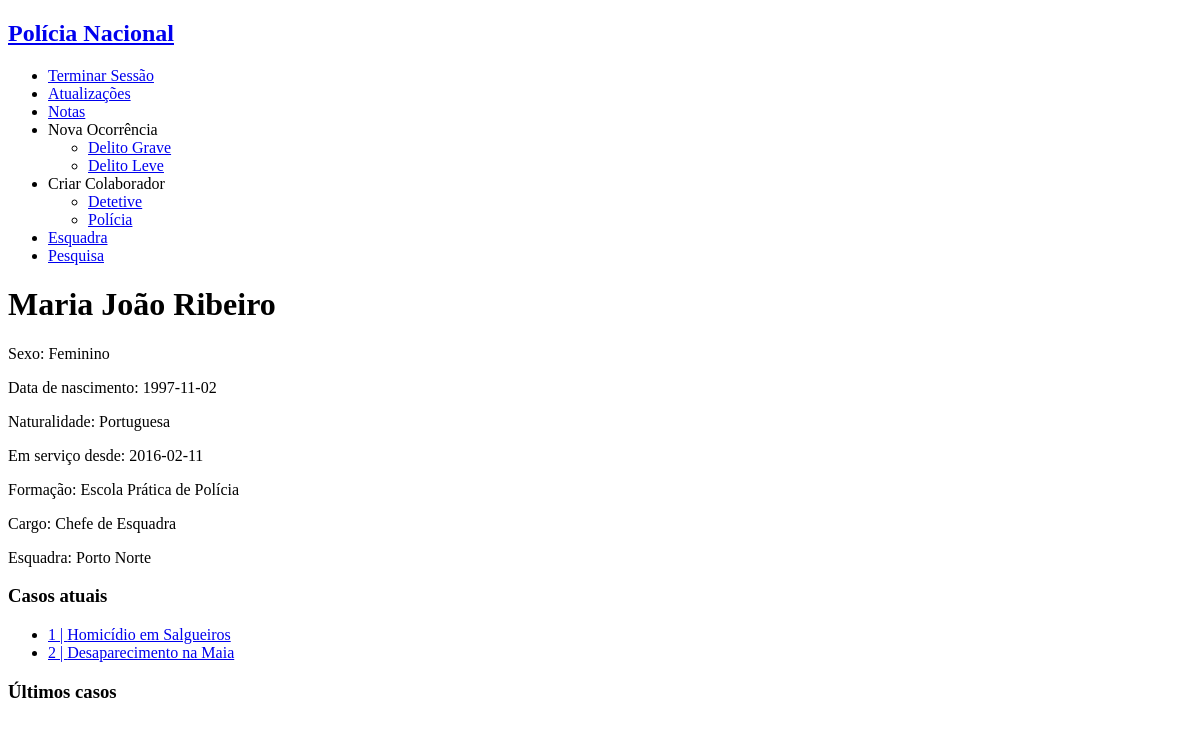
The page /main.php?username=maria (signed in) on the database as committed earlier.
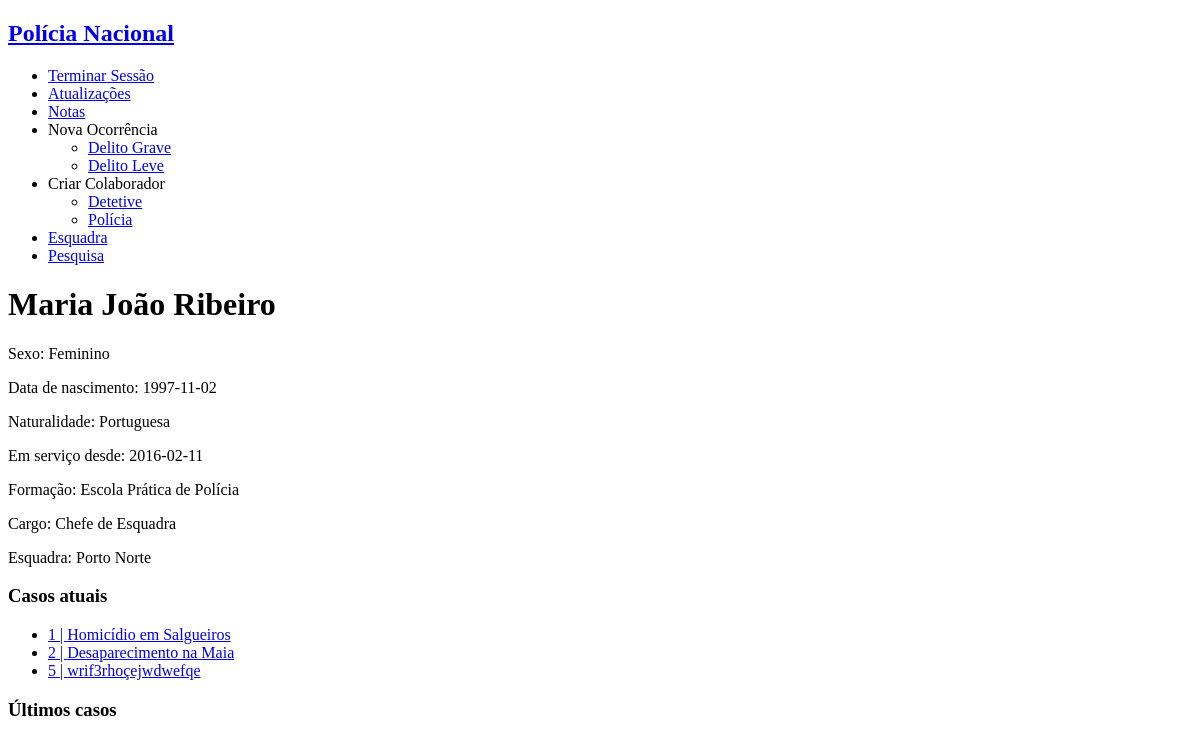
The same page on the database as committed later.
### tables this page shows
CREATE TABLE personnel (
    username VARCHAR PRIMARY KEY,
    password VARCHAR NOT NULL,
    email VARCHAR(320) NOT NULL, -- 64 characters for local part + @ + 255 for domain name
    fullname VARCHAR(128) NOT NULL,
    gender VARCHAR NOT NULL,
    birthdate date NOT NULL,
    naturality VARCHAR NOT NULL,
    start_service date NOT NULL,
    school VARCHAR REFERENCES schools NOT NULL,
    position VARCHAR REFERENCES positions NOT NULL,
    station INTEGER REFERENCES stations
);

CREATE TABLE stations (
    id INTEGER PRIMARY KEY,
    name VARCHAR NOT NULL,
    city VARCHAR NOT NULL,
    adress VARCHAR NOT NULL,
    chief VARCHAR REFERENCES personnel
);

CREATE TABLE occurrences (
    id INTEGER PRIMARY KEY,
    type VARCHAR REFERENCES occ_type NOT NULL,
    title VARCHAR NOT NULL,
    chief_detective VARCHAR REFERENCES personnel,
    state VARCHAR REFERENCES states NOT NULL ,
    oppening_date date NOT NULL,
    location VARCHAR NOT NULL,
    description VARCHAR NOT NULL,
    station VARCHAR REFERENCES stations NOT NULL
);

### database/connection.php (called while the page is built, shortened)
<?php $db = new PDO('sqlite:database/database.db');
function getUserByUsername($username) {
  global $db;
  $query = $db->prepare('SELECT * FROM personnel WHERE username = ?');
  $query->execute(array($username));
  return $query->fetch();
}
function GetOccurrencesByStation($station) {
  global $db;
  $query = $db->prepare('SELECT * FROM occurrences WHERE station=? ');
  $query->execute(array($station));
  return $query->fetchAll();
}
function GetStationByID($id){
  global $db;
  $query = $db->prepare('SELECT * FROM stations WHERE id = ?');
  $query->execute([$id]);
  return $query->fetch();
}

### main.php (the view, shortened to what this page needs)
<?php
include_once('database/connection.php');
?>
<!DOCTYPE html>
<html>
<?php include_once('common/header_aside.php'); ?>
<body>
    <div id="personal_info">
        <h1><?php echo $user['fullname']?></h1>
        <p> Sexo: <?php echo $user['gender'] ?></p>
        <p> Data de nascimento: <?php echo $user['birthdate'] ?>  </p>
        <p> Naturalidade: <?php echo $user['naturality'] ?> </p>
        <p> Em serviço desde: <?php echo $user['start_service'] ?> </p>
        <p> Formação: <?php echo $user['school'] ?> </p>
        <p> Cargo: <?php echo $user['position'] ?> </p>
        <?php if ($user['position']!="Diretor Nacional"){?>
            <p> Esquadra: <?php echo $station['name'] ?></a></p>
        <?php } ?>
    </div>
    <?php if ($user['position']=='Diretor Nacional'){
        $occurrences=GetAllOccurrences();
    }elseif ($user['position']=='Chefe de Esquadra'){
        $occurrences=GetOccurrencesByStation($station['id']);
    }elseif ($user['position']=='Detetive'){
        $occurrences=GetOccurrencesByChiefAndMinorOccurrences($username,$station['id']);
    }elseif ($user['position']=='Polícia'){
        $occurrences=GetOccurrencesByUsername($username);
    }
    if (!empty($occurrences)) { ?>
        <div id="current_work">
            <h3>Casos atuais</h3>
            <ul>
                <?php foreach($occurrences as $occurrence) { ?>
                    <?php if ($occurrence['state']=='Aberto') {?>
                        <?php echo "<li><a href='single_occurrence.php?id=" . $occurrence['id'] . "'>" . $occurrence['id'] . " | " . $occurrence['title'] . "</a></li>" ; ?>
                    <? } ?>
                <? } ?>
            </ul>
        </div>
        <div id="past_work">
            <h3>Últimos casos</h3>
        </div>
    <? } ?>
</body>
</html>

### common/header_aside.php (shortened to what this page needs)
<?php
include_once('database/connection.php');
$username = $_SESSION['username'];
$user = getUserByUsername($username);
if (!isset($station)){
    $station=GetStationByID($user['station']);
}
?>
<!DOCTYPE html>
<html lang="en-US">
    <header>
        <a href="main.php"><h2>Polícia Nacional</h2></a>
    </header>
    <aside id="right_bar">
            <ul>
                <li><a href="log_out.php">Terminar Sessão</a></li>
                <li><a href="updates.php">Atualizações</a></li>
                <li><a href="notes.php">Notas</a></li>
                <li><a> Nova Ocorrência</a></li>
                    <ul>
                        <?php if ($user['position']!="Polícia"){?>
                            <li><a href="new_occurrence.php?relevance=2"> Delito Grave </a></li>
                        <?php } ?>
                            <li><a href="new_occurrence.php?relevance=1"> Delito Leve </a></li>
                    </ul>
                <?php if ($user['position']=="Diretor Nacional" || $user['position']=="Chefe de Esquadra" ){?>
                    <li><a> Criar Colaborador </a></li>
                        <ul>
                                <li><a href="create_personnel.php?position=Detetive"> Detetive </a></li>
                                <li><a href="create_personnel.php?position=Polícia"> Polícia </a></li>
                        </ul>
                <?php } ?>
                <?php if ($user['position']!="Diretor Nacional"){?>
                    <li><a href="station.php?station=<?=$station['id']?>">Esquadra</a></li>
                <?php } ?>
                <li><a href="search.php">Pesquisa</a></li>
            </ul>
    </aside>
</html>

Rows that differ between the two databases and show on the page:
added occurrences: id "5", title "wrif3rhoçejwdwefqe"
